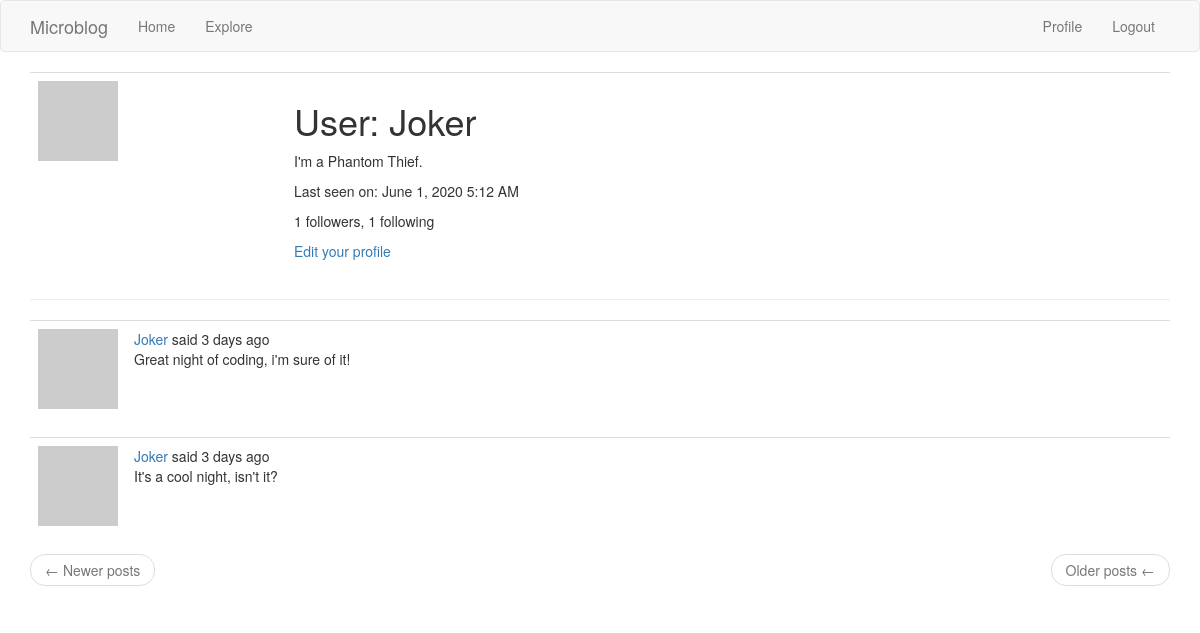
/user/Joker (signed in), run on an earlier commit of the app's database.
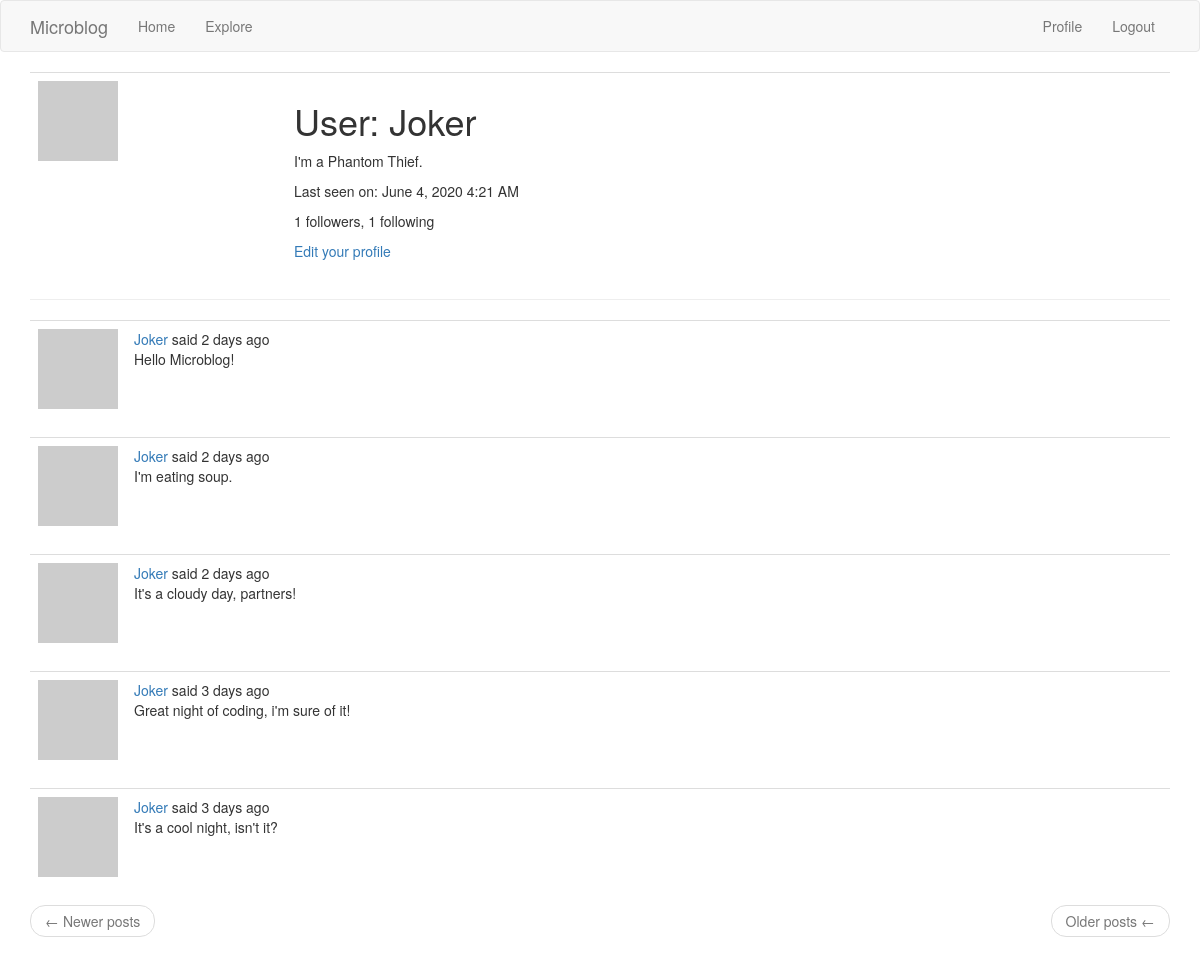
And on a later commit of the database.
### app/models.py (models this page shows, shortened)
class User(UserMixin, db.Model):
    __tablename__ = "user"
    id = db.Column(db.Integer, primary_key=True)
    username = db.Column(db.String(64), index=True, unique=True)
    email = db.Column(db.String(120), index=True, unique=True)
    password_hash = db.Column(db.String(128))
    posts = db.relationship('Post', backref='author', lazy='dynamic')
    about_me = db.Column(db.String(140))
    last_seen = db.Column(db.DateTime, default=datetime.utcnow)
    followed = db.relationship(
        'User', secondary=followers,
        primaryjoin=(followers.c.follower_id == id),
        secondaryjoin=(followers.c.followed_id == id),
        backref=db.backref('followers', lazy='dynamic'), lazy='dynamic'
    )
    @login.user_loader
    def load_user(id):
        return User.query.get(int(id))
    def avatar(self, size):
        digest = md5(self.email.lower().encode('utf-8')).hexdigest()
        return 'https://www.gravatar.com/avatar/{}?d=identicon&s={}'.format(digest, size)

class Post(db.Model):
    __tablename__ = "post"
    id = db.Column(db.Integer, primary_key=True)
    body = db.Column(db.String(140))
    timestamp = db.Column(db.DateTime, index=True, default=datetime.utcnow)
    user_id = db.Column(db.Integer, db.ForeignKey('user.id'))

### app/routes.py (the view)
@app.route('/user/<username>')
@login_required
def user(username):
    user = User.query.filter_by(username=username).first_or_404()
    page = request.args.get('page', 1, type=int)
    posts = user.posts.order_by(Post.timestamp.desc()).paginate(
        page, app.config['POSTS_PER_PAGE'], False)
    next_url = url_for('user', username=user.username, page=posts.next_num) \
        if posts.has_next else None
    prev_url = url_for('user', username=user.username, page=posts.prev_num) \
        if posts.has_prev else None
    form = EmptyForm()
    return render_template('user.html', user=user, posts=posts.items,
                            next_url=next_url, prev_url=prev_url, form=form)

### app/routes.py (called while the page is built)
@app.before_request
def before_request():
    if current_user.is_authenticated:
        current_user.last_seen = datetime.utcnow()
        db.session.commit()
    g.locale = str(get_locale())

### app/templates/user.html (shortened to what this page needs)
{% extends "layout.html" %}
{% block app_content %}
    <table class="table table-hover">
        <tr>
            <td width="256px">
                <img src="{{ user.avatar(128) }}"/>
            </td>
            <td>
                <h1>{{ _('User:')}} {{ user.username }}</h1>
                {% if user.about_me %}<p>{{ user.about_me }}</p>{% endif %}
                {% if user.last_seen %}<p>{{ _('Last seen on:') }} {{ moment(user.last_seen).format('LLL') }}</p>{% endif %}
                <p>{{ _('%(count)d followers', count=user.followers.count()) }}, {{ _('%(count)d following', count=user.followed.count()) }}</p>
                {% if user == current_user %}
                <p><a href="{{ url_for('edit_profile') }}">{{ _('Edit your profile') }}</a></p>
                {% endif %}
            </td>
        </tr>
    </table>
    <hr/>
    {% for post in posts %}
        {% include '_post.html' %}
    {% endfor %}
    <nav aria-label="...">
        <ul class="pager">
            <li class="previous{% if not prev_url %} disabled {% endif %}">
                <a href="{{ prev_url or '#' }}">
                    <span aria-hidden="true">&larr;</span> {{ _('Newer posts') }}
                </a>
            </li>
            <li class="next{% if not next_url %} disabled {% endif %}">
                <a href="{{ next_url or '#' }}">
                    {{ _('Older posts') }} <span aria-hidden="true">&larr;</span>
                </a>
            </li>
        </ul>
    </nav>
{% endblock %}

### app/templates/_post.html (shortened to what this page needs)
<table class="table table-hover">
    <tr>
        <td width="70px">
            <a href="{{ url_for('user', username=post.author.username) }}">
                <img src="{{ post.author.avatar(36) }}">
            </a>
        </td>
        <td>
            {{ _('%(username)s said %(when)s',
                username=user_link, when=moment(post.timestamp).fromNow())}}
            <br/>
            {{ post.body }}
        </td>
    </tr>
</table>

What changed in the data, as far as the page shows it:
changed User "Joker": last_seen "June 1, 2020 5:12 AM" → "June 4, 2020 4:21 AM"
added Post: body "Hello Microblog!"
added Post: body "I'm eating soup."
added Post: body "It's a cloudy day, partners!"
